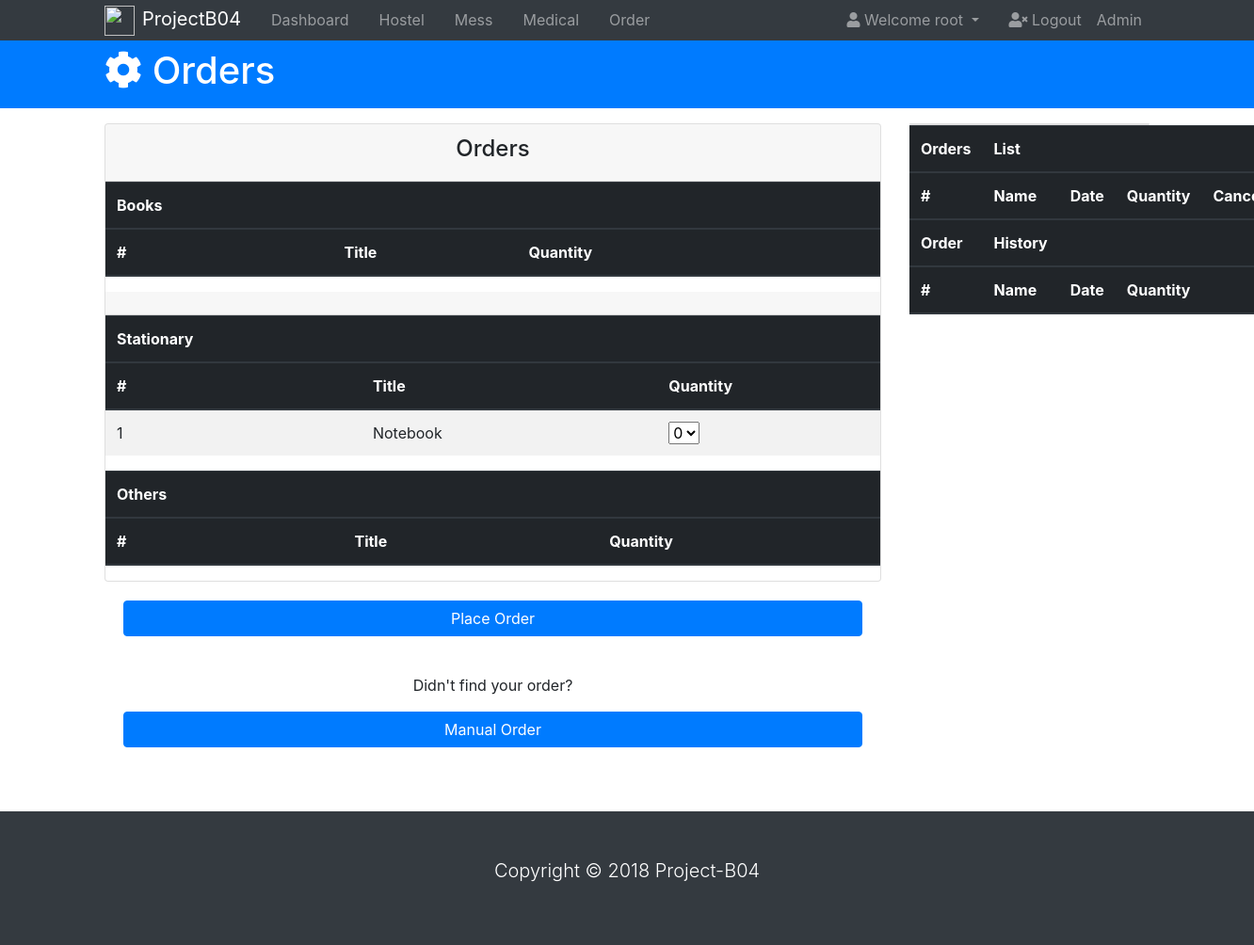
The app's page /orders/ (signed in), older data.
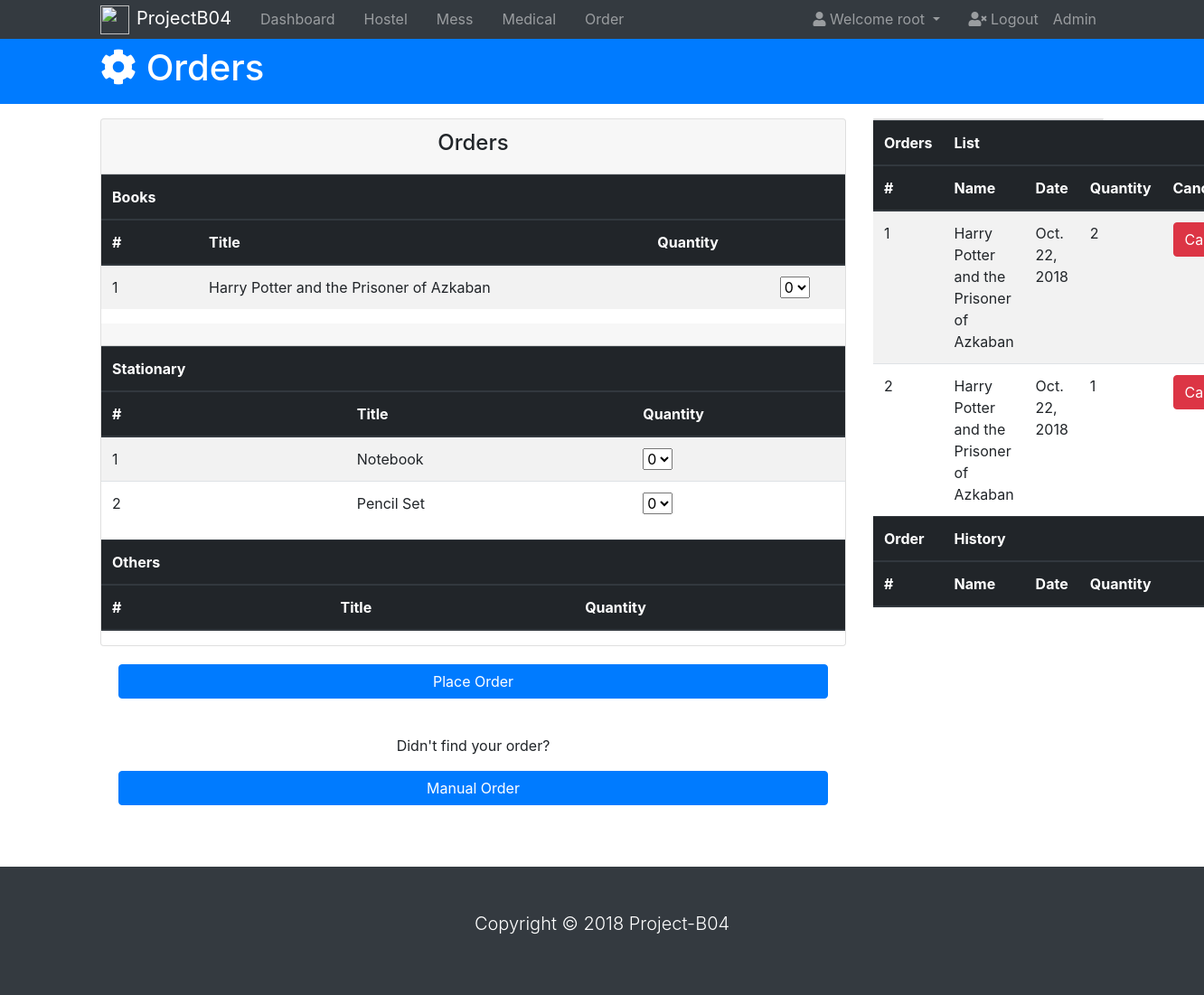
The same page, newer data.
### orders/models.py (models this page shows, shortened)
class Items(models.Model):
    item_name = models.CharField(max_length=45, blank=False, null=False, unique = True)
    item_type = models.CharField(max_length=45, blank=False, null=False)
    cost = models.FloatField(blank=False, null=False)
    quantity = models.IntegerField()
    timestamp = models.DateTimeField(blank=True, null=True)

class OrderList(models.Model):
    student = models.ForeignKey('accounts.Student', models.DO_NOTHING, blank=True, null=True)
    item = models.ForeignKey('Items', models.DO_NOTHING, blank=True, null=True)
    quantity = models.IntegerField(blank=True, null=True)
    timestamp = models.DateTimeField(blank=True, null=True, auto_now_add  =True)
    created_at = models.DateField(blank=True, null=True)
    created_by = models.CharField(max_length=45, blank=True, null=True)
    modified_at = models.DateField(blank=True, null=True)
    modified_by = models.CharField(max_length=45, blank=True, null=True)

### orders/views.py (the view)
@login_required
def orders_index(request):
    items = list(Items.objects.all())
    if items:
        order_history = OrderHistory.objects.all()
        user_order_history = list(filter(lambda x: x.student.user == request.user, order_history))
        books = list(filter(lambda x: x.item_type == "Book", items))
        stationary = list(filter(lambda x: x.item_type == "Stationary", items))
        others = list(filter(lambda x: x.item_type == "Others", items))
        all_orders = list(OrderList.objects.all())
        user_orders = list(filter(lambda x: x.student.user == request.user, all_orders))
        return render(request, 'orders/orders_index.html', {
            'books': books,
            'stationary': stationary,
            'others': others,
            'items': items,
            'user_orders': user_orders,
            'user_order_history': user_order_history,
        })
    else:
        return render(request, 'orders/orders_index.html', {
            'items': items,
        })

### orders/templates/orders/orders_index.html (shortened to what the changed rows need)
<!DOCTYPE html>
<html lang="en">
<head>
  <link rel="stylesheet" href="https://use.fontawesome.com/releases/v5.0.13/css/all.css"
>
  <link rel="stylesheet" href="https://stackpath.bootstrapcdn.com/bootstrap/4.1.1/css/bootstrap.min.css"
>
</head>
<body>
  <header id="main-header" class="py-2 bg-primary text-white">
    <div class="container">
      <div class="row">
        <div class="col-md-6">
          <h1>
            <i class="fas fa-cog"></i> Orders</h1>
        </div>
      </div>
    </div>
  </header>
  <section id="posts">
    <div class="container" align="center">
      <div class="row">
        <div class="col-md-9">
          <div class="card">
            <table align="left"class="table table-striped" align="left">
              <thead class="thead-dark">
                <tr>
                  <th>Books</th>
                  <th></th>
                  <th></th>
                  <th></th>
                </tr>
                <tr>
                  <th>#</th>
                  <th>Title</th>
                  <th>Quantity</th>
                  <th></th>
                </tr>
              </thead>
              <tbody>
                {% for book in books %}
                <tr>
                  <td>{{ forloop.counter }}</td>
                  <td>{{book.item_name}}</td>
                  <td></td>
                  <td><select name="books" form="order">
                      {% with ' '|center:book.quantity as range %}
                      {% for value in range %}
                        <option value="{{ forloop.counter0 }}">{{ forloop.counter0 }}</option>
                      {% endfor %}
                      {% endwith %}
                    </select>
                  </td>
                </tr>
                {% endfor %}
              </tbody>
            </table>
            <table class="table table-striped">
              <thead class="thead-dark">
                <tr>
                  <th>Stationary</th>
                  <th></th>
                  <th></th>
                  <th></th>
                </tr>
                <tr>
                  <th>#</th>
                  <th>Title</th>
                  <th></th>
                  <th>Quantity</th>
                </tr>
              </thead>
              <tbody>
                {% for stationary in stationary %}
                <tr>
                  <td>{{ forloop.counter }}</td>
                  <td>{{stationary.item_name}}</td>
                  <td></td>
                  <td><select name="stationary" form="order">
                      {% with ''|center:stationary.quantity as range %}
                      {% for value in range %}
                        <option value="{{ forloop.counter0 }}">{{ forloop.counter0 }}</option>
                      {% endfor %}
                      {% endwith %}
                    </select>
                  </td>
                </tr>
                {% endfor %}
              </tbody>
            </table>
            <table class="table table-striped">
              <thead class="thead-dark">
                <tr>
                  <th>Others</th>
                  <th></th>
                  <th></th>
                  <th></th>
                </tr>
                <tr>
                  <th>#</th>
                  <th>Title</th>
                  <th></th>
                  <th>Quantity</th>
                </tr>
              </thead>
            </table>
          </div>
        </div>
        <div class="col-md-3">
    <table class="table table-striped">
      <thead class="thead-dark">
        <tr>
          <th>
            Orders
          </th>
          <th>List</th><th></th><th></th><th></th>
        </tr>
        <tr>
          <th>#</th>
          <th>Name</th>
          <th>Date</th>
          <th>Quantity</th>
          <th>Cancel</th>
        </tr>
      </thead>
      <tbody>
          {% if user_orders %}
            {% for orders in user_orders %}
            <tr>
              <td>{{ forloop.counter }}</td>
              <td>{{ orders.item.item_name }}</td>
              <td>{{ orders.created_at }}</td>
              <td>{{ orders.quantity }}</td>
              <td><a href="{% url 'orders:delete_order' orders.pk %}" class="btn btn-danger btn-block">
               Cancel
              </a></td>
            </tr>
            {% endfor %}
          {% endif %}
      </tbody>
<div class="card">
    <thead class="thead-dark">
      <tr>
        <th>
          Order
        </th>
        <th>History</th><th></th><th></th><th></th>
      </tr>
      <tr>
        <th>#</th>
        <th>Name</th>
        <th>Date</th>
        <th>Quantity</th>
        <th></th>
      </tr>
    </thead>
  </table>
</div>
</div>
      </div>
  </section>
</body>
</html>

Row changes from the older to the newer data that the page shows:
added Items: item_name "Harry Potter and the Prisoner of Azkaban", books "0", shown under "Orders"
added Items: item_name "Pencil Set", stationary "0"
added OrderList: item.item_name "Harry Potter and the Prisoner of Azkaban", created_at "Oct. 22, 2018", quantity "2"
added OrderList: item.item_name "Harry Potter and the Prisoner of Azkaban", created_at "Oct. 22, 2018", quantity "1"
